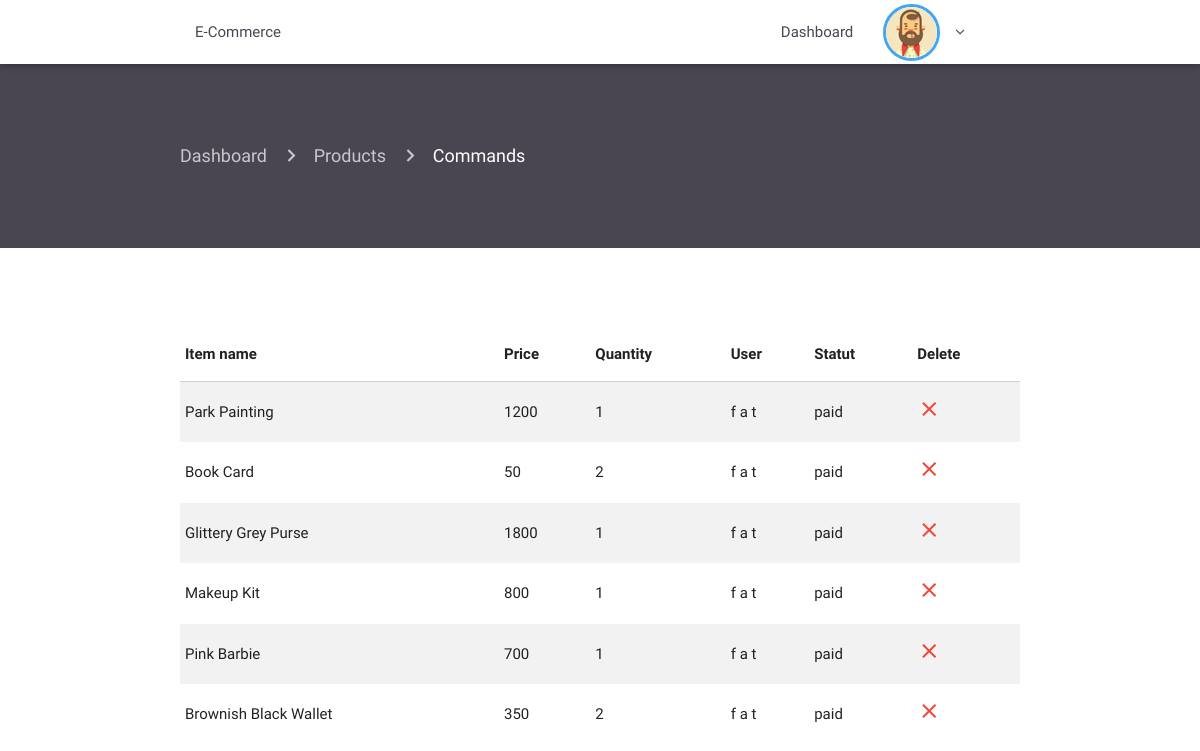
Screenshot of /admin/editproduct.php (signed in) with the database file from the repository.
### tables this page shows
CREATE TABLE `product` (
  `id` int(11) NOT NULL,
  `id_category` int(11) NOT NULL,
  `name` varchar(1000) NOT NULL,
  `description` varchar(1000) NOT NULL,
  `price` int(11) NOT NULL,
  `thumbnail` varchar(1000) NOT NULL
);

CREATE TABLE `users` (
  `id` int(11) NOT NULL,
  `email` varchar(100) NOT NULL,
  `firstname` varchar(1000) NOT NULL,
  `lastname` varchar(1000) NOT NULL,
  `password` varchar(1000) NOT NULL,
  `address` varchar(1000) NOT NULL,
  `city` varchar(1000) NOT NULL,
  `country` varchar(1000) NOT NULL,
  `role` varchar(1000) NOT NULL
);

### admin/editproduct.php (the view, shortened to what this page needs)
<?php
 require 'includes/header.php';
 require 'includes/navconnected.php'; ?>
 <div class="container-fluid product-page">
   <div class="container current-page">
      <nav>
        <div class="nav-wrapper">
          <div class="col s12">
            <a href="index.php" class="breadcrumb">Dashboard</a>
            <a href="infoproduct.php" class="breadcrumb">Products</a>
            <a href="editproduct.php" class="breadcrumb">Commands</a>
          </div>
        </div>
      </nav>
    </div>
   </div>
<div class="container scroll">
  <table class="highlight striped">
     <thead>
       <tr>
           <th data-field="name">Item name</th>
           <th data-field="price">Price</th>
           <th data-field="quantity">Quantity</th>
           <th data-field="user">User</th>
           <th data-field="statut">Statut</th>
           <th data-field="delete">Delete</th>
       </tr>
     </thead>
     <tbody>
<?php
include '../db.php';
$queryfirst = "SELECT
product.id as 'id',
product.name as 'name',
product.price as 'price',
SUM(command.quantity),
command.statut as 'statut',
command.id_product,
command.quantity as 'quantity',
command.id_user as 'user'
FROM product, command
WHERE product.id = command.id_product
GROUP BY command.id
ORDER BY SUM(command.id_user) DESC ";
$resultfirst = $connection->query($queryfirst);
if ($resultfirst->num_rows > 0) {
  while($rowfirst = $resultfirst->fetch_assoc()) {
        $idp = $rowfirst['id'];
        $name = $rowfirst['name'];
        $statut = $rowfirst['statut'];
        $quantity = $rowfirst['quantity'];
        $price = $rowfirst['price'];
        $user = $rowfirst['user'];
        $queryuser = "SELECT firstname, lastname FROM users WHERE id = '$user'";
        $resultuser = $connection->query($queryuser);
        if ($resultuser->num_rows > 0) {
          while($rowuser = $resultuser->fetch_assoc()) {
            $userfirstname = $rowuser['firstname'];
            $userlasttname = $rowuser['lastname'];
    ?>
    <tr>
      <td><?= $name; ?></td>
      <td><?= $price; ?></td>
      <td><?= $quantity; ?></td>
      <td><?php echo" $userfirstname "." $userlasttname"; ?></td>
      <td><?= $statut; ?></td>
      <td><a href="deletecmd.php?id=<?= $idp; ?>&userid=<?= $user; ?>"><i class="material-icons red-text">close</i></a></td>
    </tr>
    <?php }} }} ?>
  </tbody>
</table>
</div>
 <?php require 'includes/footer.php'; ?>

### admin/src/css/style.css (style rules this page uses)
.scroll { height: 600px !important; overflow-y: scroll; padding-top: 80px; padding-bottom: 60px; }
.product-page { padding-top: 60px; padding-bottom: 60px; background-color: #494551; }
.product-page nav { background: none; box-shadow: none; }
.material-icons { font-family: 'Material Icons'; font-weight: normal; font-style: normal; font-size: 24px; line-height: 1; letter-spacing: normal; text-transform: none; display: inline-block; white-space: nowrap; word-wrap: normal; direction: ltr; -webkit-font-feature-settings: 'liga'; -webkit-font-smoothing: antialiased; }

### rows the page displays
product: name "Park Painting", price "1200"
users: quantity "1", firstname "f", lastname "a t", statut "paid", quantity "2"
product: name "Book Card", price "50"
product: name "Glittery Grey Purse", price "1800"
product: name "Makeup Kit", price "800"
product: name "Pink Barbie", price "700"
product: name "Brownish Black Wallet", price "350"
